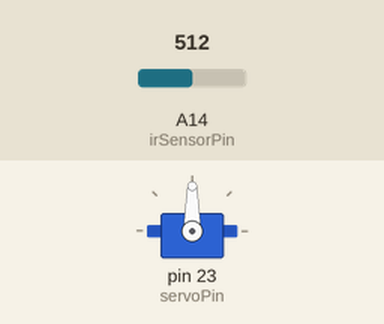
A sketch run on a simulated Arduino Mega 2560, built with avr-gcc and run on an emulated ATmega2560. Shown: servo. Inputs (shaded band) come from the test bench; at power-on: A14 (irSensorPin) = 512.

Above: at 0.1 s.
At 9.07 s:
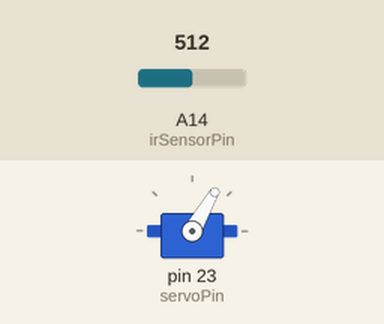
At 18.12 s:
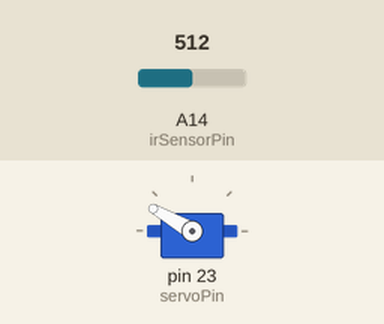
At 36.2 s:
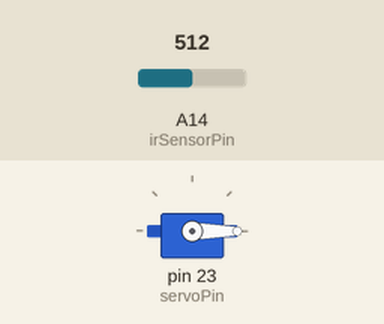
Timing chart, 0 to 40.0 s (numbered marks = the images above):
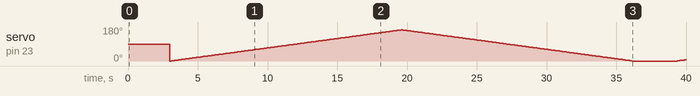

The sketch:

simpleScanTest_1.ino
```cpp
/** Simple scanning  **/

#include <Servo.h>

Servo myservo;  // create servo object to control a servo
                // a maximum of eight servo objects can be created

int pos = 0;    // variable to store the servo position
const int servoPin = 23; //pin 23 will be assigned to the servo
const int irSensorPin = 14; // pin assigned to read input from IR Sharp sensor
int irSensorVal = 0;


void setup()
{
  myservo.attach(servoPin);  // attaches the servo on pin 23
}


void loop()
{
  delay(3000);
  ///*
  for(pos = 0; pos < 165; pos += 1)  // goes from 10 degrees to 165 degrees
  {                                  // in steps of 1 degree
    myservo.write(pos);              // tell servo to go to position in variable 'pos'
    irSensorVal = analogRead(irSensorPin);
    Serial.print(pos);
    Serial.print('\t');
    Serial.println(irSensorVal);
    delay(100);                       // waits 15ms for the servo to reach the position

  }


  for(pos = 165; pos>=0; pos-=1)     // goes from 180 degrees to 0 degrees
  {
    myservo.write(pos);              // tell servo to go to position in variable 'pos'
    irSensorVal = analogRead(irSensorPin);
    Serial.print(pos);
    Serial.print('\t');
    Serial.println(irSensorVal);
    delay(100);                       // waits 15ms for the servo to reach the position
  }


  //*/
}
```

Measured:
- by itself, servo on pin 23 (servoPin): 90° → 0° at 3.0 s, → 1° 0.10 s later, → 2° 0.10 s later, → 3° 0.10 s later, … (338 changes in this stretch)
